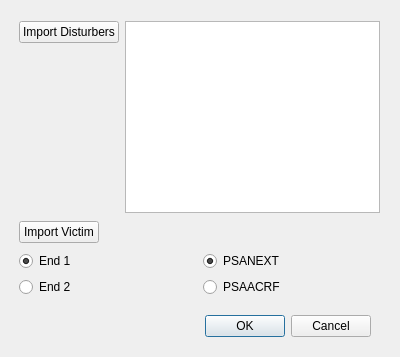
<?xml version="1.0" encoding="UTF-8"?>
<ui version="4.0">
 <class>AlienImportDialog</class>
 <widget class="QDialog" name="AlienImportDialog">
  <property name="geometry">
   <rect>
    <x>0</x>
    <y>0</y>
    <width>400</width>
    <height>357</height>
   </rect>
  </property>
  <property name="windowTitle">
   <string>Import Alien SNPs</string>
  </property>
  <widget class="QDialogButtonBox" name="buttonBox">
   <property name="geometry">
    <rect>
     <x>30</x>
     <y>310</y>
     <width>341</width>
     <height>32</height>
    </rect>
   </property>
   <property name="orientation">
    <enum>Qt::Horizontal</enum>
   </property>
   <property name="standardButtons">
    <set>QDialogButtonBox::Cancel|QDialogButtonBox::Ok</set>
   </property>
  </widget>
  <widget class="QWidget" name="formLayoutWidget">
   <property name="geometry">
    <rect>
     <x>19</x>
     <y>19</y>
     <width>361</width>
     <height>281</height>
    </rect>
   </property>
   <layout class="QFormLayout" name="formLayout">
    <item row="0" column="0">
     <widget class="QPushButton" name="disturbersButton">
      <property name="text">
       <string>Import Disturbers</string>
      </property>
     </widget>
    </item>
    <item row="0" column="1">
     <widget class="QListWidget" name="disturbersList"/>
    </item>
    <item row="1" column="0">
     <widget class="QPushButton" name="victimButton">
      <property name="text">
       <string>Import Victim</string>
      </property>
     </widget>
    </item>
    <item row="1" column="1">
     <widget class="QLabel" name="victimLabel">
      <property name="text">
       <string/>
      </property>
     </widget>
    </item>
    <item row="2" column="0" colspan="2">
     <layout class="QGridLayout" name="gridLayout">
      <item row="0" column="0">
       <widget class="QRadioButton" name="end1Button">
        <property name="text">
         <string>End 1</string>
        </property>
        <property name="checked">
         <bool>true</bool>
        </property>
        <property name="autoExclusive">
         <bool>false</bool>
        </property>
       </widget>
      </item>
      <item row="1" column="0">
       <widget class="QRadioButton" name="end2Button">
        <property name="text">
         <string>End 2</string>
        </property>
        <property name="autoExclusive">
         <bool>false</bool>
        </property>
       </widget>
      </item>
      <item row="0" column="1">
       <widget class="QRadioButton" name="anextButton">
        <property name="text">
         <string>PSANEXT</string>
        </property>
        <property name="checked">
         <bool>true</bool>
        </property>
        <property name="autoExclusive">
         <bool>false</bool>
        </property>
       </widget>
      </item>
      <item row="1" column="1">
       <widget class="QRadioButton" name="afextButton">
        <property name="text">
         <string>PSAACRF</string>
        </property>
        <property name="autoExclusive">
         <bool>true</bool>
        </property>
       </widget>
      </item>
     </layout>
    </item>
   </layout>
  </widget>
 </widget>
 <resources/>
 <connections>
  <connection>
   <sender>buttonBox</sender>
   <signal>accepted()</signal>
   <receiver>AlienImportDialog</receiver>
   <slot>accept()</slot>
   <hints>
    <hint type="sourcelabel">
     <x>248</x>
     <y>254</y>
    </hint>
    <hint type="destinationlabel">
     <x>157</x>
     <y>274</y>
    </hint>
   </hints>
  </connection>
  <connection>
   <sender>buttonBox</sender>
   <signal>rejected()</signal>
   <receiver>AlienImportDialog</receiver>
   <slot>reject()</slot>
   <hints>
    <hint type="sourcelabel">
     <x>316</x>
     <y>260</y>
    </hint>
    <hint type="destinationlabel">
     <x>286</x>
     <y>274</y>
    </hint>
   </hints>
  </connection>
 </connections>
</ui>
